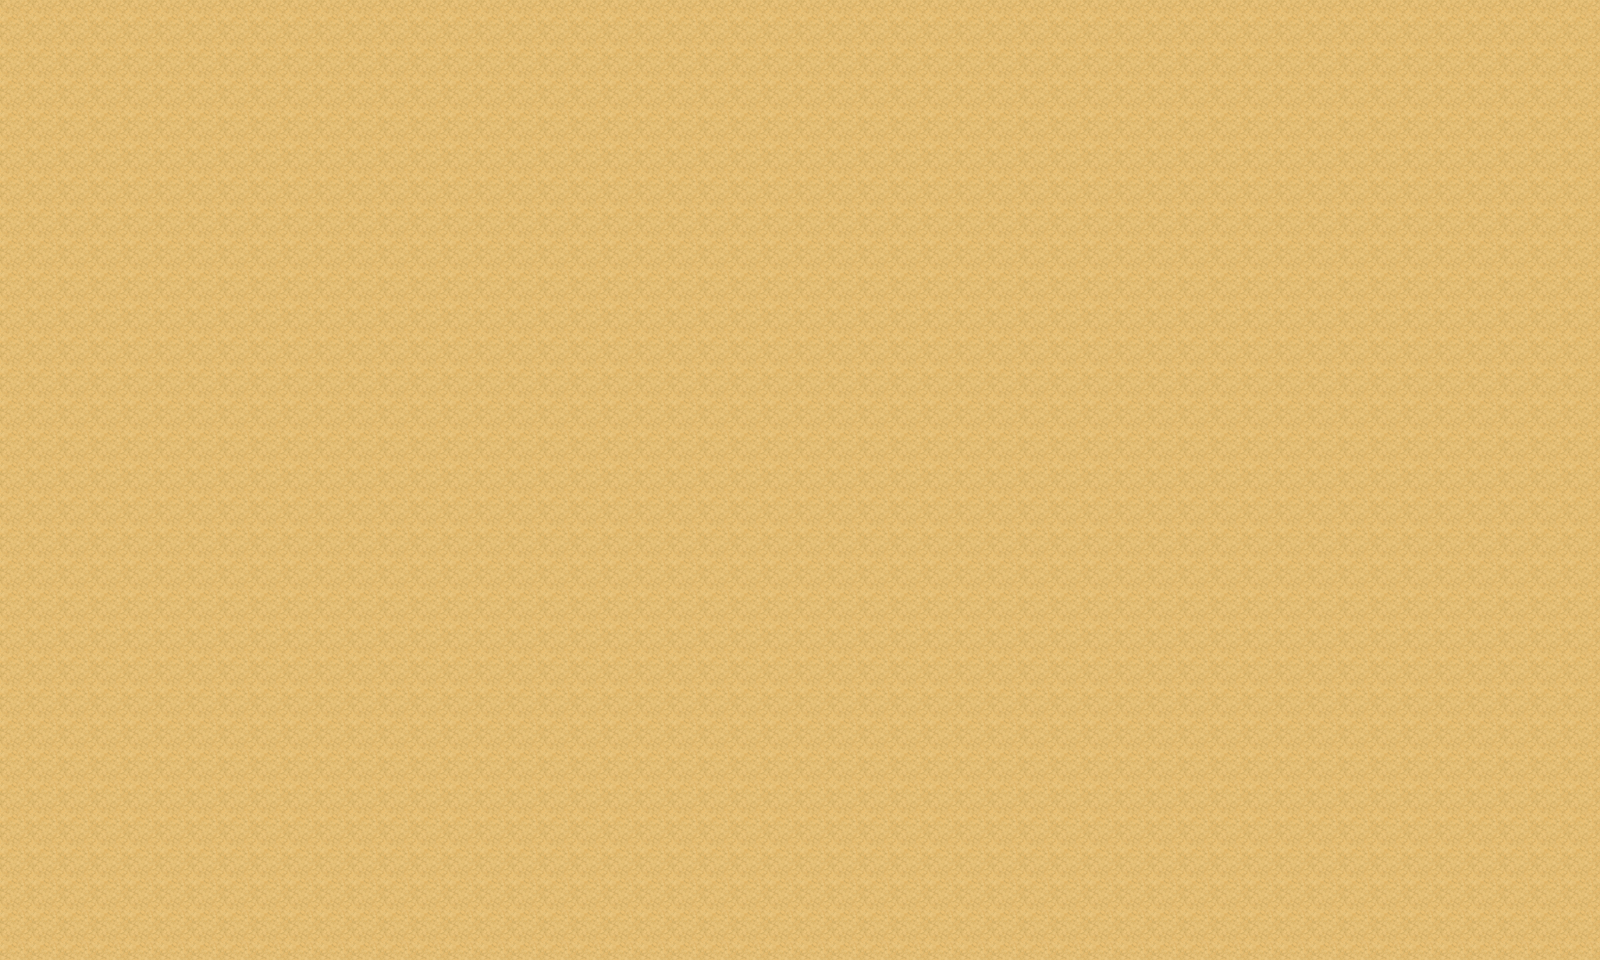

This game map was drawn from its Tiled (.tmx) file and the tilesets committed beside it. A one-line description and the full map source follow:
An orthogonal 50x30 tile map with 32x32 px tiles, 1 tile layer (floor), 3 tilesets and 20 objects.

<map version="1.0" orientation="orthogonal" renderorder="right-down" width="50" height="30" tilewidth="32" tileheight="32" nextobjectid="399">
 <tileset firstgid="1" name="Outside_A5" tilewidth="32" tileheight="32" tilecount="128" columns="8">
  <image source="Outside_A5.png" width="256" height="512" />
 </tileset>
 <tileset firstgid="129" name="Dungeon_A4" tilewidth="32" tileheight="32" tilecount="240" columns="16">
  <image source="Dungeon_A4.png" width="512" height="480" />
 </tileset>
 <tileset firstgid="369" name="Dungeon_A1" tilewidth="32" tileheight="32" tilecount="192" columns="16">
  <image source="Dungeon_A1.png" width="512" height="384" />
  <tile id="24">
   <properties>
    <property name="type" value="fire" />
   </properties>
  </tile>
  <tile id="25">
   <properties>
    <property name="type" value="fire" />
   </properties>
  </tile>
  <tile id="26">
   <properties>
    <property name="type" value="" />
   </properties>
  </tile>
  <tile id="40">
   <properties>
    <property name="type" value="fire" />
   </properties>
  </tile>
  <tile id="41">
   <properties>
    <property name="type" value="fire" />
   </properties>
  </tile>
 </tileset>
 <layer name="floor" width="50" height="30">
  <data encoding="csv">
18,18,18,18,18,18,18,18,18,18,18,18,18,18,18,18,18,18,18,18,18,18,18,18,18,18,18,18,18,18,18,18,18,18,18,18,18,18,18,18,18,18,18,18,18,18,18,18,18,18,
18,18,18,18,18,18,18,18,18,18,18,18,18,18,18,18,18,18,18,18,18,18,18,18,18,18,18,18,18,18,18,18,18,18,18,18,18,18,18,18,18,18,18,18,18,18,18,18,18,18,
18,18,18,18,18,18,18,18,18,18,18,18,18,18,18,18,18,18,18,18,18,18,18,18,18,18,18,18,18,18,18,18,18,18,18,18,18,18,18,18,18,18,18,18,18,18,18,18,18,18,
18,18,18,18,18,18,18,18,18,18,18,18,18,18,18,18,18,18,18,18,18,18,18,18,18,18,18,18,18,18,18,18,18,18,18,18,18,18,18,18,18,18,18,18,18,18,18,18,18,18,
18,18,18,18,18,18,18,18,18,18,18,18,18,18,18,18,18,18,18,18,18,18,18,18,18,18,18,18,18,18,18,18,18,18,18,18,18,18,18,18,18,18,18,18,18,18,18,18,18,18,
18,18,18,18,18,18,18,18,18,18,18,18,18,18,18,18,18,18,18,18,18,18,18,18,18,18,18,18,18,18,18,18,18,18,18,18,18,18,18,18,18,18,18,18,18,18,18,18,18,18,
18,18,18,18,18,18,18,18,18,18,18,18,18,18,18,18,18,18,18,18,18,18,18,18,18,18,18,18,18,18,18,18,18,18,18,18,18,18,18,18,18,18,18,18,18,18,18,18,18,18,
18,18,18,18,18,18,18,18,18,18,18,18,18,18,18,18,18,18,18,18,18,18,18,18,18,18,18,18,18,18,18,18,18,18,18,18,18,18,18,18,18,18,18,18,18,18,18,18,18,18,
18,18,18,18,18,18,18,18,18,18,18,18,18,18,18,18,18,18,18,18,18,18,18,18,18,18,18,18,18,18,18,18,18,18,18,18,18,18,18,18,18,18,18,18,18,18,18,18,18,18,
18,18,18,18,18,18,18,18,18,18,18,18,18,18,18,18,18,18,18,18,18,18,18,18,18,18,18,18,18,18,18,18,18,18,18,18,18,18,18,18,18,18,18,18,18,18,18,18,18,18,
18,18,18,18,18,18,18,18,18,18,18,18,18,18,18,18,18,18,18,18,18,18,18,18,18,18,18,18,18,18,18,18,18,18,18,18,18,18,18,18,18,18,18,18,18,18,18,18,18,18,
18,18,18,18,18,18,18,18,18,18,18,18,18,18,18,18,18,18,18,18,18,18,18,18,18,18,18,18,18,18,18,18,18,18,18,18,18,18,18,18,18,18,18,18,18,18,18,18,18,18,
18,18,18,18,18,18,18,18,18,18,18,18,18,18,18,18,18,18,18,18,18,18,18,18,18,18,18,18,18,18,18,18,18,18,18,18,18,18,18,18,18,18,18,18,18,18,18,18,18,18,
18,18,18,18,18,18,18,18,18,18,18,18,18,18,18,18,18,18,18,18,18,18,18,18,18,18,18,18,18,18,18,18,18,18,18,18,18,18,18,18,18,18,18,18,18,18,18,18,18,18,
18,18,18,18,18,18,18,18,18,18,18,18,18,18,18,18,18,18,18,18,18,18,18,18,18,18,18,18,18,18,18,18,18,18,18,18,18,18,18,18,18,18,18,18,18,18,18,18,18,18,
18,18,18,18,18,18,18,18,18,18,18,18,18,18,18,18,18,18,18,18,18,18,18,18,18,18,18,18,18,18,18,18,18,18,18,18,18,18,18,18,18,18,18,18,18,18,18,18,18,18,
18,18,18,18,18,18,18,18,18,18,18,18,18,18,18,18,18,18,18,18,18,18,18,18,18,18,18,18,18,18,18,18,18,18,18,18,18,18,18,18,18,18,18,18,18,18,18,18,18,18,
18,18,18,18,18,18,18,18,18,18,18,18,18,18,18,18,18,18,18,18,18,18,18,18,18,18,18,18,18,18,18,18,18,18,18,18,18,18,18,18,18,18,18,18,18,18,18,18,18,18,
18,18,18,18,18,18,18,18,18,18,18,18,18,18,18,18,18,18,18,18,18,18,18,18,18,18,18,18,18,18,18,18,18,18,18,18,18,18,18,18,18,18,18,18,18,18,18,18,18,18,
18,18,18,18,18,18,18,18,18,18,18,18,18,18,18,18,18,18,18,18,18,18,18,18,18,18,18,18,18,18,18,18,18,18,18,18,18,18,18,18,18,18,18,18,18,18,18,18,18,18,
18,18,18,18,18,18,18,18,18,18,18,18,18,18,18,18,18,18,18,18,18,18,18,18,18,18,18,18,18,18,18,18,18,18,18,18,18,18,18,18,18,18,18,18,18,18,18,18,18,18,
18,18,18,18,18,18,18,18,18,18,18,18,18,18,18,18,18,18,18,18,18,18,18,18,18,18,18,18,18,18,18,18,18,18,18,18,18,18,18,18,18,18,18,18,18,18,18,18,18,18,
18,18,18,18,18,18,18,18,18,18,18,18,18,18,18,18,18,18,18,18,18,18,18,18,18,18,18,18,18,18,18,18,18,18,18,18,18,18,18,18,18,18,18,18,18,18,18,18,18,18,
18,18,18,18,18,18,18,18,18,18,18,18,18,18,18,18,18,18,18,18,18,18,18,18,18,18,18,18,18,18,18,18,18,18,18,18,18,18,18,18,18,18,18,18,18,18,18,18,18,18,
18,18,18,18,18,18,18,18,18,18,18,18,18,18,18,18,18,18,18,18,18,18,18,18,18,18,18,18,18,18,18,18,18,18,18,18,18,18,18,18,18,18,18,18,18,18,18,18,18,18,
18,18,18,18,18,18,18,18,18,18,18,18,18,18,18,18,18,18,18,18,18,18,18,18,18,18,18,18,18,18,18,18,18,18,18,18,18,18,18,18,18,18,18,18,18,18,18,18,18,18,
18,18,18,18,18,18,18,18,18,18,18,18,18,18,18,18,18,18,18,18,18,18,18,18,18,18,18,18,18,18,18,18,18,18,18,18,18,18,18,18,18,18,18,18,18,18,18,18,18,18,
18,18,18,18,18,18,18,18,18,18,18,18,18,18,18,18,18,18,18,18,18,18,18,18,18,18,18,18,18,18,18,18,18,18,18,18,18,18,18,18,18,18,18,18,18,18,18,18,18,18,
18,18,18,18,18,18,18,18,18,18,18,18,18,18,18,18,18,18,18,18,18,18,18,18,18,18,18,18,18,18,18,18,18,18,18,18,18,18,18,18,18,18,18,18,18,18,18,18,18,18,
18,18,18,18,18,18,18,18,18,18,18,18,18,18,18,18,18,18,18,18,18,18,18,18,18,18,18,18,18,18,18,18,18,18,18,18,18,18,18,18,18,18,18,18,18,18,18,18,18,18
</data>
 </layer>
 <objectgroup name="f1" offsetx="0" offsety="1">
  <object id="157" gid="414" x="396.5" y="61" width="32" height="32" />
  <object id="170" gid="483" x="242.5" y="138" width="32" height="32">
   <properties>
    <property name="water" value="1" />
   </properties>
  </object>
  <object id="172" gid="401" x="382.5" y="187" width="32" height="32" />
  <object id="175" gid="385" x="382.5" y="155" width="32" height="32" />
  <object id="179" gid="398" x="396.5" y="29" width="32" height="32" />
  <object id="182" gid="386" x="414.5" y="155" width="32" height="32" />
  <object id="186" gid="500" x="272.5" y="170" width="32" height="32">
   <properties>
    <property name="water" value="1" />
   </properties>
  </object>
  <object id="189" gid="397" x="364.5" y="29" width="32" height="32" />
  <object id="203" gid="484" x="273.5" y="139" width="32" height="32">
   <properties>
    <property name="water" value="1" />
   </properties>
  </object>
  <object id="207" gid="402" x="414.5" y="187" width="32" height="32" />
  <object id="217" gid="413" x="364.5" y="61" width="32" height="32" />
  <object id="219" gid="499" x="240.5" y="170" width="32" height="32">
   <properties>
    <property name="water" value="1" />
   </properties>
  </object>
  <object id="390" gid="500" x="288.5" y="253" width="32" height="32">
   <properties>
    <property name="water" value="1" />
   </properties>
  </object>
  <object id="391" gid="484" x="289.5" y="222" width="32" height="32">
   <properties>
    <property name="water" value="1" />
   </properties>
  </object>
  <object id="392" gid="483" x="258.5" y="221" width="32" height="32">
   <properties>
    <property name="water" value="1" />
   </properties>
  </object>
  <object id="393" gid="499" x="256.5" y="253" width="32" height="32">
   <properties>
    <property name="water" value="1" />
   </properties>
  </object>
  <object id="394" gid="393" x="466" y="194" width="32" height="32" />
  <object id="395" gid="394" x="498" y="194" width="32" height="32" />
  <object id="397" gid="409" x="466" y="224" width="32" height="32" />
  <object id="398" gid="410" x="498" y="225" width="32" height="32" />
 </objectgroup>
</map>
